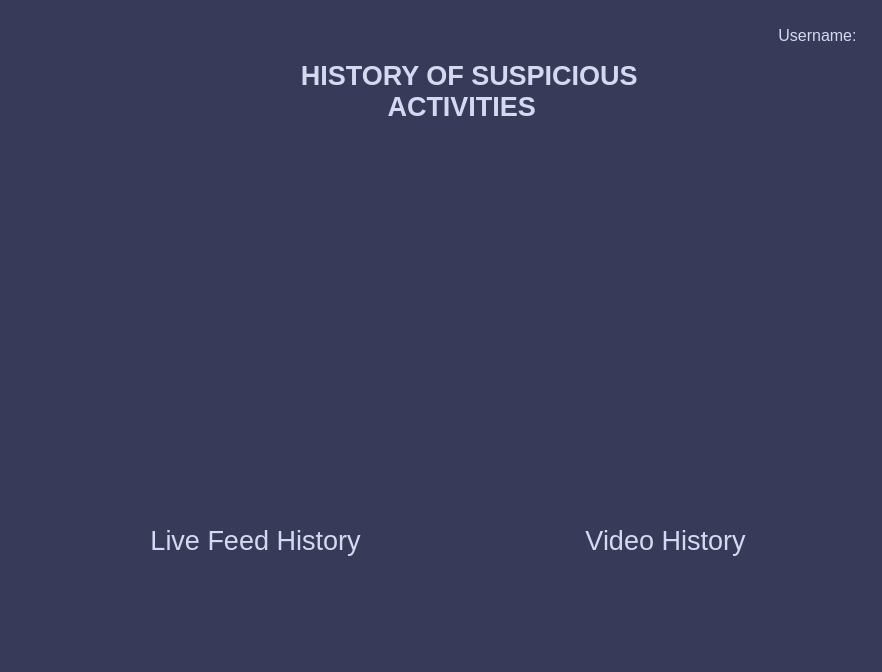
<?xml version="1.0" encoding="UTF-8"?>
<ui version="4.0">
 <class>Welcome</class>
 <widget class="QMainWindow" name="Welcome">
  <property name="geometry">
   <rect>
    <x>0</x>
    <y>0</y>
    <width>882</width>
    <height>672</height>
   </rect>
  </property>
  <property name="windowTitle">
   <string>MainWindow</string>
  </property>
  <widget class="QWidget" name="centralwidget">
   <widget class="QFrame" name="Dashboard">
    <property name="geometry">
     <rect>
      <x>-30</x>
      <y>-10</y>
      <width>1031</width>
      <height>721</height>
     </rect>
    </property>
    <property name="maximumSize">
     <size>
      <width>16777215</width>
      <height>16777215</height>
     </size>
    </property>
    <property name="styleSheet">
     <string notr="true">QFrame{
background-color: rgb(56, 58, 89);
color: rgb(59, 61, 157);
border-radius:10px;
}</string>
    </property>
    <property name="frameShape">
     <enum>QFrame::StyledPanel</enum>
    </property>
    <property name="frameShadow">
     <enum>QFrame::Raised</enum>
    </property>
    <widget class="QLabel" name="title">
     <property name="geometry">
      <rect>
       <x>250</x>
       <y>50</y>
       <width>491</width>
       <height>101</height>
      </rect>
     </property>
     <property name="font">
      <font>
       <family>Segoe UI</family>
       <pointsize>20</pointsize>
       <weight>75</weight>
       <bold>true</bold>
      </font>
     </property>
     <property name="styleSheet">
      <string notr="true">
background:transparent;
color: rgb(213, 217, 240);</string>
     </property>
     <property name="text">
      <string> HISTORY OF SUSPICIOUS ACTIVITIES </string>
     </property>
     <property name="alignment">
      <set>Qt::AlignCenter</set>
     </property>
     <property name="wordWrap">
      <bool>true</bool>
     </property>
    </widget>
    <widget class="QPushButton" name="videofile">
     <property name="geometry">
      <rect>
       <x>550</x>
       <y>210</y>
       <width>311</width>
       <height>291</height>
      </rect>
     </property>
     <property name="font">
      <font>
       <family>Segoe UI</family>
       <pointsize>12</pointsize>
       <weight>11</weight>
       <italic>false</italic>
       <bold>false</bold>
      </font>
     </property>
     <property name="cursor">
      <cursorShape>PointingHandCursor</cursorShape>
     </property>
     <property name="mouseTracking">
      <bool>true</bool>
     </property>
     <property name="styleSheet">
      <string notr="true">QPushButton{
border-radius:10px;
	color: rgb(13, 13, 13);
	background-image : url(detective.png);
	font: 90 12pt &quot;Segoe UI&quot;;
}

QPushButton:hover{
	color: rgb(62, 61, 106);
	background-color: rgb(166, 144, 255);
	font: 90 12pt &quot;Segoe UI&quot;;	
}</string>
     </property>
     <property name="text">
      <string/>
     </property>
    </widget>
    <widget class="QPushButton" name="videofeed">
     <property name="geometry">
      <rect>
       <x>140</x>
       <y>210</y>
       <width>321</width>
       <height>291</height>
      </rect>
     </property>
     <property name="font">
      <font>
       <family>Segoe UI</family>
       <pointsize>12</pointsize>
       <weight>11</weight>
       <italic>false</italic>
       <bold>false</bold>
      </font>
     </property>
     <property name="cursor">
      <cursorShape>PointingHandCursor</cursorShape>
     </property>
     <property name="mouseTracking">
      <bool>true</bool>
     </property>
     <property name="styleSheet">
      <string notr="true">QPushButton{
border-radius:10px;
	color: rgb(13, 13, 13);
	background-image: url(detective.gif) ;
	font: 90 12pt &quot;Segoe UI&quot;;
}

QPushButton:hover{
	color: rgb(62, 61, 106);
	background-color: rgb(166, 144, 255);
	font: 90 12pt &quot;Segoe UI&quot;;	
}</string>
     </property>
     <property name="text">
      <string/>
     </property>
    </widget>
    <widget class="QLabel" name="logo">
     <property name="geometry">
      <rect>
       <x>30</x>
       <y>30</y>
       <width>161</width>
       <height>121</height>
      </rect>
     </property>
     <property name="styleSheet">
      <string notr="true">border-radius:30px;
background: transparent;</string>
     </property>
     <property name="frameShape">
      <enum>QFrame::StyledPanel</enum>
     </property>
     <property name="frameShadow">
      <enum>QFrame::Plain</enum>
     </property>
     <property name="text">
      <string/>
     </property>
     <property name="pixmap">
      <pixmap>../../../../../../../../../OneDrive/Pictures/robo.gif</pixmap>
     </property>
     <property name="alignment">
      <set>Qt::AlignCenter</set>
     </property>
    </widget>
    <widget class="QLabel" name="username">
     <property name="geometry">
      <rect>
       <x>560</x>
       <y>30</y>
       <width>331</width>
       <height>31</height>
      </rect>
     </property>
     <property name="font">
      <font>
       <family>Segoe UI</family>
       <pointsize>12</pointsize>
       <weight>50</weight>
       <bold>false</bold>
      </font>
     </property>
     <property name="layoutDirection">
      <enum>Qt::LeftToRight</enum>
     </property>
     <property name="styleSheet">
      <string notr="true">
background:transparent;
color: rgb(213, 217, 240);</string>
     </property>
     <property name="text">
      <string>Username: </string>
     </property>
     <property name="alignment">
      <set>Qt::AlignRight|Qt::AlignTrailing|Qt::AlignVCenter</set>
     </property>
     <property name="wordWrap">
      <bool>true</bool>
     </property>
    </widget>
    <widget class="QLabel" name="label_file">
     <property name="geometry">
      <rect>
       <x>560</x>
       <y>530</y>
       <width>271</width>
       <height>41</height>
      </rect>
     </property>
     <property name="font">
      <font>
       <family>Segoe UI</family>
       <pointsize>20</pointsize>
       <weight>50</weight>
       <bold>false</bold>
      </font>
     </property>
     <property name="styleSheet">
      <string notr="true">
background:transparent;
color: rgb(213, 217, 240);</string>
     </property>
     <property name="text">
      <string>Video History</string>
     </property>
     <property name="alignment">
      <set>Qt::AlignCenter</set>
     </property>
     <property name="wordWrap">
      <bool>true</bool>
     </property>
     <property name="openExternalLinks">
      <bool>false</bool>
     </property>
    </widget>
    <widget class="QLabel" name="label_feed">
     <property name="geometry">
      <rect>
       <x>110</x>
       <y>530</y>
       <width>351</width>
       <height>41</height>
      </rect>
     </property>
     <property name="font">
      <font>
       <family>Segoe UI</family>
       <pointsize>20</pointsize>
       <weight>50</weight>
       <bold>false</bold>
      </font>
     </property>
     <property name="styleSheet">
      <string notr="true">
background:transparent;
color: rgb(213, 217, 240);</string>
     </property>
     <property name="text">
      <string>Live Feed History</string>
     </property>
     <property name="alignment">
      <set>Qt::AlignCenter</set>
     </property>
     <property name="wordWrap">
      <bool>true</bool>
     </property>
    </widget>
   </widget>
  </widget>
 </widget>
 <resources/>
 <connections/>
</ui>
